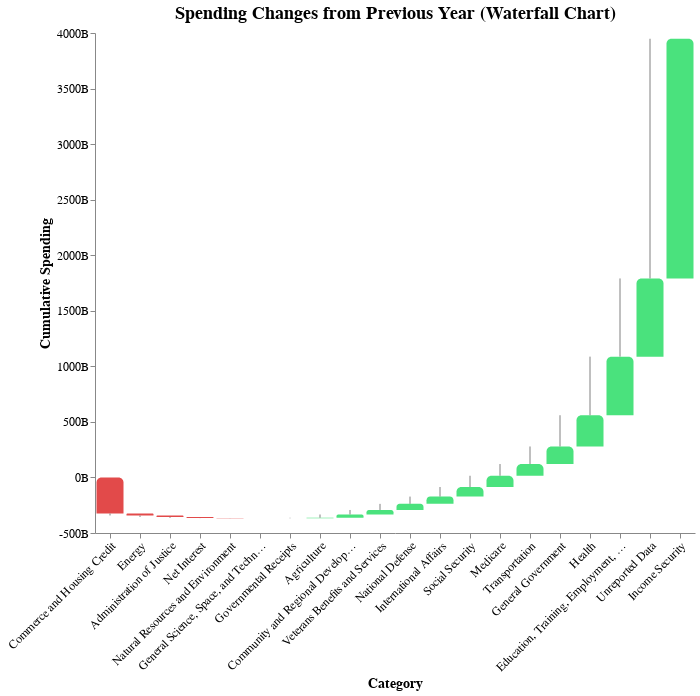

The code cell stored with this chart in its notebook:
### Markdown cell above
## Click into year 2021

### Code cell
spending_2021 = pd.DataFrame(budget_by_year.diff().loc['2021']).sort_values(by='2021').reset_index().reset_index().rename(columns={'index': 'order'})
spending_2021['base'] = spending_2021['2021'].cumsum().shift(1).fillna(0)
spending_2021['end'] = spending_2021['base'] + spending_2021['2021']
spending_2021['change_type'] = np.where(spending_2021['2021'] >= 0, 'Increase', 'Decrease')

waterfall = alt.Chart(spending_2021).mark_bar(
    cornerRadiusTopLeft=5,
    cornerRadiusTopRight=5
).encode(
    x=alt.X('name:N', title='Category', 
           axis=alt.Axis(labelAngle=-45),
           sort=alt.EncodingSortField(field='order', order='ascending')),
    y=alt.Y('end:Q', title='Cumulative Spending',
           axis=alt.Axis(format='.1f', labelExpr="datum.value / 1E9 + 'B'")),
    y2='base:Q',
    color=alt.Color('change_type:N',
                  scale=alt.Scale(domain=['Increase', 'Decrease'],
                                 range=['#4ae27d', '#e24a4a']),
                  legend=None),
    tooltip=[
        alt.Tooltip('name:N', title='Category'),
        alt.Tooltip('2021:Q', title='Change', format='$.1f'),
        alt.Tooltip('end:Q', title='Total', format='$.1f')
    ]
).transform_window(
    sort=[{'field': 'order', 'order': 'ascending'}],
    next_name='lead(name)',
    next_end='lead(end)'
).properties(
    width=600,
    height=500,
    title='Spending Changes from Previous Year (Waterfall Chart)'
)

# Add connector lines (FIXED VERSION)
connectors = alt.Chart(spending_2021).mark_rule(
    color='gray', 
    size=1
).encode(
    x=alt.X('name:N',sort=alt.EncodingSortField(field='order', order='ascending')),
    x2='name:N',
    y='end:Q',
    y2=alt.Y2('end_lead:Q')  # Use the precomputed lead value
).transform_window(
    end_lead='lead(end)',
    sort=[{'field': 'order', 'order': 'ascending'}]
)

(waterfall + connectors).configure_axis(
    labelFontSize=12,
    titleFontSize=14,
    grid=False
).configure_title(
    fontSize=18,
    fontWeight='bold'
).configure_view(
    strokeWidth=0
)

### Figure 1 — Vega-Lite specification as saved in the notebook (floating-point values rounded to 4 significant figures)
{"config": {"view": {"continuousWidth": 300, "continuousHeight": 300, "strokeWidth": 0}, "axis": {"grid": false, "labelFontSize": 12, "titleFontSize": 14}, "title": {"fontSize": 18, "fontWeight": "bold"}}, "layer": [{"mark": {"type": "bar", "cornerRadiusTopLeft": 5, "cornerRadiusTopRight": 5}, "encoding": {"color": {"field": "change_type", "legend": null, "scale": {"domain": ["Increase", "Decrease"], "range": ["#4ae27d", "#e24a4a"]}, "type": "nominal"}, "tooltip": [{"field": "name", "title": "Category", "type": "nominal"}, {"field": "2021", "format": "$.1f", "title": "Change", "type": "quantitative"}, {"field": "end", "format": "$.1f", "title": "Total", "type": "quantitative"}], "x": {"axis": {"labelAngle": -45}, "field": "name", "sort": {"field": "order", "order": "ascending"}, "title": "Category", "type": "nominal"}, "y": {"axis": {"format": ".1f", "labelExpr": "datum.value / 1E9 + 'B'"}, "field": "end", "title": "Cumulative Spending", "type": "quantitative"}, "y2": {"field": "base"}}, "title": "Spending Changes from Previous Year (Waterfall Chart)", "transform": [{"window": [{"op": "lead", "field": "name", "as": "next_name"}, {"op": "lead", "field": "end", "as": "next_end"}], "sort": [{"field": "order", "order": "ascending"}]}]}, {"mark": {"type": "rule", "color": "gray", "size": 1}, "encoding": {"x": {"field": "name", "sort": {"field": "order", "order": "ascending"}, "type": "nominal"}, "x2": {"field": "name"}, "y": {"field": "end", "type": "quantitative"}, "y2": {"field": "end_lead"}}, "transform": [{"window": [{"op": "lead", "field": "end", "as": "end_lead"}], "sort": [{"field": "order", "order": "ascending"}]}]}], "data": {"name": "data-27d740373a7f620dd5a5a907fc79eef0"}, "height": 500, "width": 600, "$schema": "https://vega.github.io/schema/vega-lite/v5.20.1.json", "datasets": {"data-27d740373a7f620dd5a5a907fc79eef0": [{"order": 0, "name": "Commerce and Housing Credit", "2021": -324300000000.0, "base": 0.0, "end": -324300000000.0, "change_type": "Decrease"}, {"order": 1, "name": "Energy", "2021": -17920000000.0, "base": -324300000000.0, "end": -342200000000.0, "change_type": "Decrease"}, {"order": 2, "name": "Administration of Justice", "2021": -13380000000.0, "base": -342200000000.0, "end": -355600000000.0, "change_type": "Decrease"}, {"order": 3, "name": "Net Interest", "2021": -8432000000.0, "base": -355600000000.0, "end": -364000000000.0, "change_type": "Decrease"}, {"order": 4, "name": "Natural Resources and Environment", "2021": -2164000000.0, "base": -364000000000.0, "end": -366200000000.0, "change_type": "Decrease"}, {"order": 5, "name": "General Science, Space, and Technology", "2021": -1325000000.0, "base": -366200000000.0, "end": -367500000000.0, "change_type": "Decrease"}, {"order": 6, "name": "Governmental Receipts", "2021": 0.0, "base": -367500000000.0, "end": -367500000000.0, "change_type": "Increase"}, {"order": 7, "name": "Agriculture", "2021": 4562000000.0, "base": -367500000000.0, "end": -363000000000.0, "change_type": "Increase"}, {"order": 8, "name": "Community and Regional Development", "2021": 29580000000.0, "base": -363000000000.0, "end": -333400000000.0, "change_type": "Increase"}, {"order": 9, "name": "Veterans Benefits and Services", "2021": 40640000000.0, "base": -333400000000.0, "end": -292700000000.0, "change_type": "Increase"}, {"order": 10, "name": "National Defense", "2021": 54890000000.0, "base": -292700000000.0, "end": -237800000000.0, "change_type": "Increase"}, {"order": 11, "name": "International Affairs", "2021": 65560000000.0, "base": -237800000000.0, "end": -172300000000.0, "change_type": "Increase"}, {"order": 12, "name": "Social Security", "2021": 86220000000.0, "base": -172300000000.0, "end": -86060000000.0, "change_type": "Increase"}, {"order": 13, "name": "Medicare", "2021": 101200000000.0, "base": -86060000000.0, "end": 15190000000.0, "change_type": "Increase"}, {"order": 14, "name": "Transportation", "2021": 105500000000.0, "base": 15190000000.0, "end": 120700000000.0, "change_type": "Increase"}, {"order": 15, "name": "General Government", "2021": 158100000000.0, "base": 120700000000.0, "end": 278800000000.0, "change_type": "Increase"}, {"order": 16, "name": "Health", "2021": 281100000000.0, "base": 278800000000.0, "end": 559800000000.0, "change_type": "Increase"}, {"order": 17, "name": "Education, Training, Employment, and Social Services", "2021": 527500000000.0, "base": 559800000000.0, "end": 1087000000000.0, "change_type": "Increase"}, {"order": 18, "name": "Unreported Data", "2021": 703700000000.0, "base": 1087000000000.0, "end": 1791000000000.0, "change_type": "Increase"}, {"order": 19, "name": "Income Security", "2021": 2157000000000.0, "base": 1791000000000.0, "end": 3948000000000.0, "change_type": "Increase"}]}}
